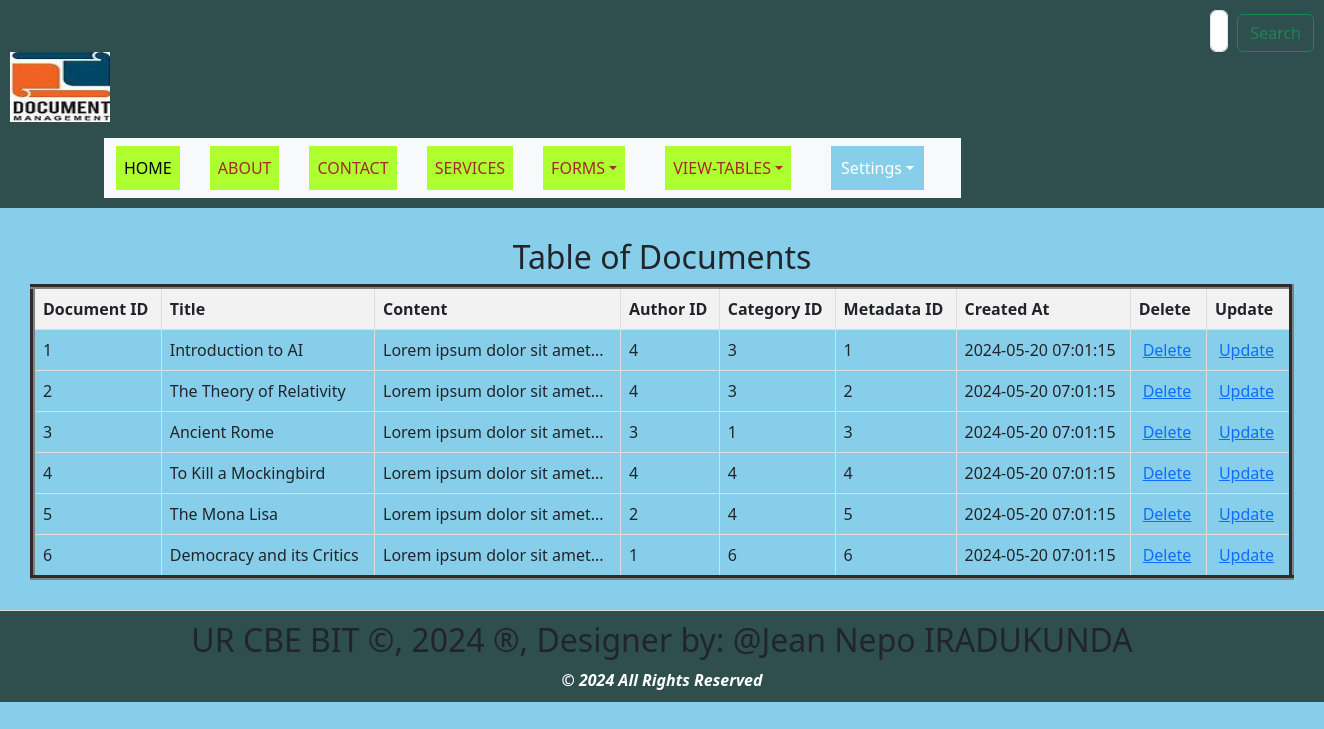
Screenshot of /view_document.php with the database file from the repository.
### tables this page shows
CREATE TABLE `documents` (
  `DocumentID` int(11) NOT NULL,
  `Title` varchar(255) DEFAULT NULL,
  `Content` varchar(400) DEFAULT NULL,
  `AuthorID` int(11) DEFAULT NULL,
  `CategoryID` int(11) DEFAULT NULL,
  `MetadataID` int(11) DEFAULT NULL,
  `CreatedAt` timestamp NOT NULL DEFAULT current_timestamp()
);

### view_document.php (the view, shortened to what this page needs)
<!DOCTYPE html>
<html lang="en">
<head>
  <link rel="stylesheet" type="text/css" href="styles.css" title="style 1" media="screen, tv, projection, handheld, print"/>
<link rel="stylesheet" type="text/css" href="styles.css" title="style 1" media="screen, tv, projection, handheld, print">
    <link href="https://cdn.jsdelivr.net/npm/bootstrap@5.3.3/dist/css/bootstrap.min.css" rel="stylesheet">
</head>
<body style="background-color: skyblue;">
<header>
    <form class="d-flex" role="search" action="search.php" method="GET">
        <input class="form-control me-2" type="search" placeholder="Search" aria-label="Search" name="query">
        <button class="btn btn-outline-success" type="submit">Search</button>
    </form>
    <ul style="list-style-type: none; padding: 0;">
        <li style="display: inline; margin-right: 10px;">
           <a href="home.html">
            <img src="./Images/Logo.jpeg" width="100" height="70" alt="Logo"> </a>
        </li>
    </ul>
    <div class="container">
        <div class="row">
            <div class="col-auto">
                <div class="box">
                    <nav class="navbar navbar-expand-lg bg-body-tertiary">
                        <div class="container-fluid">
                            <div class="collapse navbar-collapse" id="navbarNavDropdown">
                                <ul class="navbar-nav">
                                    <li class="nav-item">
                                        <a class="nav-link active" aria-current="page" href="home.html">HOME</a>
                                    </li>
                                    <li class="nav-item">
                                        <a class="nav-link" href="about.html">ABOUT</a>
                                    </li>
                                    <li class="nav-item">
                                        <a class="nav-link" href="contact.html">CONTACT</a>
                                    </li>
                                    <li class="nav-item">
                                        <a class="nav-link" href="services.html">SERVICES</a>
                                    </li>
                                    <li class="nav-item dropdown">
                                        <a class="nav-link dropdown-toggle" href="#"  data-bs-toggle="dropdown" aria-expanded="false">FORMS</a>
                                    </li>
                                    <li class="nav-item dropdown">
                                        <a class="nav-link dropdown-toggle" href="#" role="button" data-bs-toggle="dropdown" aria-expanded="false">VIEW-TABLES</a>
                                    </li>
                                    <li class="dropdown" style="display: inline; margin-right: 10px;">
                                        <a href="#" class="nav-link dropdown-toggle" style="padding: 10px; color: white; background-color: skyblue; text-decoration: none; margin-right: 15px;">Settings</a>
                                    </li>
                                </ul>
                            </div>
                        </div>
                    </nav>
                </div>
            </div>
        </div>
    </div>
</header>
<section>
<!DOCTYPE html>
<html>
<head>
</head>
<body>
    <center><h2>Table of Documents</h2></center>
    <table border="5">
        <tr>
            <th>Document ID</th>
            <th>Title</th>
            <th>Content</th>
            <th>Author ID</th>
            <th>Category ID</th>
            <th>Metadata ID</th>
            <th>Created At</th>
            <th>Delete</th>
            <th>Update</th>
        </tr>
        <?php
       include('Database_Connection.php');
        $sql = "SELECT * FROM Documents";
        $result = $connection->query($sql);
        if ($result->num_rows > 0) {
            while ($row = $result->fetch_assoc()) {
                $docId = $row['DocumentID'];
                echo "<tr>
                    <td>" . $row['DocumentID'] . "</td>
                    <td>" . $row['Title'] . "</td>
                    <td>" . $row['Content'] . "</td>
                    <td>" . $row['AuthorID'] . "</td>
                    <td>" . $row['CategoryID'] . "</td>
                    <td>" . $row['MetadataID'] . "</td>
                    <td>" . $row['CreatedAt'] . "</td>
                    <td><a style='padding:4px' href='delete_document.php?DocumentID=$docId'>Delete</a></td>
                    <td><a style='padding:4px' href='update_document.php?DocumentID=$docId'>Update</a></td>
                </tr>";
            }
        } else {
            echo "<tr><td colspan='9'>No data found</td></tr>";
        }
        ?>
    </table>
</body>
    </section>
<footer>
 <marquee behavior='alternate'>
<b><h2>UR CBE BIT &copy, 2024 &reg, Designer by: @Jean Nepo IRADUKUNDA</h2></b>
</marquee>
<center><b style="color: white;"><i>&copy 2024 All Rights Reserved</i></b></center>
</footer>
</body>
</html>

### styles.css (style rules this page uses)
body { font-family: Arial, sans-serif; margin: 0; padding: 0; }
header { background-color: darkslategray; padding: 5px; }
nav { display: flex; justify-content: space-between; }
.nav-link { list-style: none; margin: 0; padding: 0; display: inline-block; margin-right: 20px; text-decoration: none; color: black; }
.dropdown { position: relative; display: inline; margin-right: 10px; }
section { padding: 30px; border-bottom: 1px solid #ddd; }
footer { text-align: center; padding: 10px; background-color: darkslategray; }

### view_document.php (style rules this page uses)
.nav-link { padding: 10px; color: white; background-color: greenyellow; text-decoration: none; margin-right: 30px; text-align: center; }
.nav-link:link { color: brown; }
button.btn { margin-left: 1px; margin-top: 4px; }
input.form-control { margin-left: 1200px; padding: 8px; }
header { background-color: darkslategray; padding: 10px; }
table { width: 100%; border-collapse: collapse; }
th, td { border: 1px solid #ddd; padding: 8px; text-align: left; }
th { background-color: #f2f2f2; }

### rows the page displays
documents: DocumentID "1", Title "Introduction to AI", Content "Lorem ipsum dolor sit amet...", AuthorID "4", CategoryID "3", MetadataID "1", CreatedAt "2024-05-20 07:01:15"
documents: DocumentID "2", Title "The Theory of Relativity", Content "Lorem ipsum dolor sit amet...", AuthorID "4", CategoryID "3", MetadataID "2", CreatedAt "2024-05-20 07:01:15"
documents: DocumentID "3", Title "Ancient Rome", Content "Lorem ipsum dolor sit amet...", AuthorID "3", CategoryID "1", MetadataID "3", CreatedAt "2024-05-20 07:01:15"
documents: DocumentID "4", Title "To Kill a Mockingbird", Content "Lorem ipsum dolor sit amet...", AuthorID "4", CategoryID "4", MetadataID "4", CreatedAt "2024-05-20 07:01:15"
documents: DocumentID "5", Title "The Mona Lisa", Content "Lorem ipsum dolor sit amet...", AuthorID "2", CategoryID "4", MetadataID "5", CreatedAt "2024-05-20 07:01:15"
documents: DocumentID "6", Title "Democracy and its Critics", Content "Lorem ipsum dolor sit amet...", AuthorID "1", CategoryID "6", MetadataID "6", CreatedAt "2024-05-20 07:01:15"
